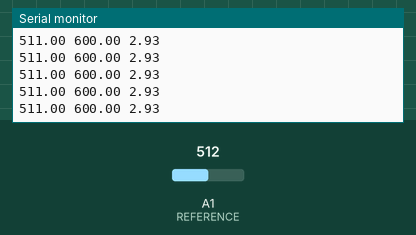
Recording of a sketch running on a simulated Arduino Uno, built with avr-gcc and run on an emulated ATmega328P. Shown: the last lines printed to the serial monitor. Inputs (shaded band) come from the test bench; at power-on: A1 (REFERENCE) = 512.

Above: at 2.7 s.
2.8 s: A1 (REFERENCE) set to 25
At 2.85 s:
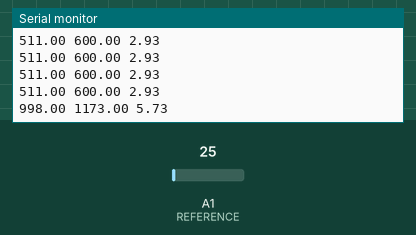
4.3 s: A1 (REFERENCE) set to 21
At 4.37 s:
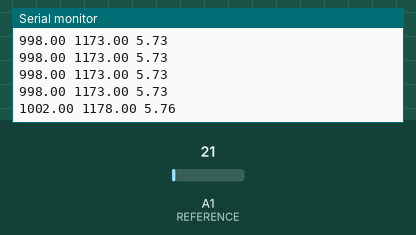
Timing chart, 0 to 7.3 s (numbered marks = the images above; inputs shaded):
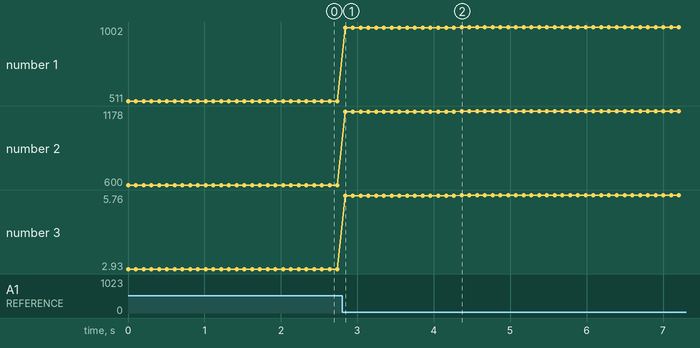

The sketch:

LAMA.ino
```cpp
#define REFERENCE A1

#define VREF 5.0F
#define ADCBIT 1023.0

float mapFloat(float x, float inmin, float inmax, float outmin, float outmax) {
  return (x - inmin) * (outmax - outmin) / (inmax - inmin) + outmin;
}

void setup(void) {
  Serial.begin(9600);
  pinMode(REFERENCE, INPUT);
}

void loop(void) {
  float ireference = ADCBIT - analogRead(REFERENCE);
  float rreference = map(ireference, 0, 870, 0, ADCBIT);
  float vreference = rreference * (VREF / ADCBIT);
  float oreference = mapFloat(vreference, 4.7, 0.7, 0.0, VREF);
  Serial.print(ireference);
  Serial.print(" ");
  Serial.print(rreference);
  Serial.print(" ");
  Serial.println(vreference);
  delay(100);
}
```

Measured:
- after the input at 2.8 s, the serial monitor: prints a new line at once (image 1)
- after the input at 4.3 s, the serial monitor: prints a new line after 0.06 s (image 2)
- plotted number 1: 511 → 998 after the input at 2.8 s, 998 → 1002 after the input at 4.3 s
- plotted number 2: 600 → 1173 after the input at 2.8 s, 1173 → 1178 after the input at 4.3 s
- plotted number 3: 2.93 → 5.73 after the input at 2.8 s, 5.73 → 5.76 after the input at 4.3 s
